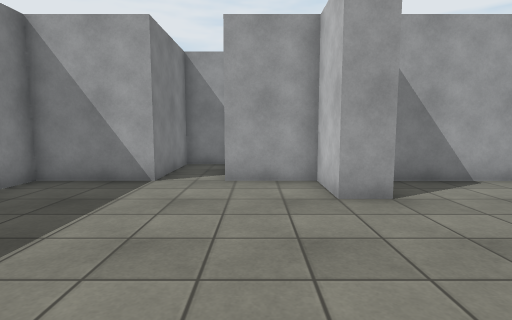
view 1 (above)

12 first-person views from a walk through a Unity game level. The camera is 1.3 m above the floor, tilts 6° down and sees 80° across. The floor is counted in squares, 1 m on a side. Each view is taken from the middle of a square. On the plan, view 1 faces up. The plan holds only what a view shows up to about 14 squares ahead; the rest is blank. The player character is not drawn. Surface patterns are stand-ins for the level's own textures.

view 2
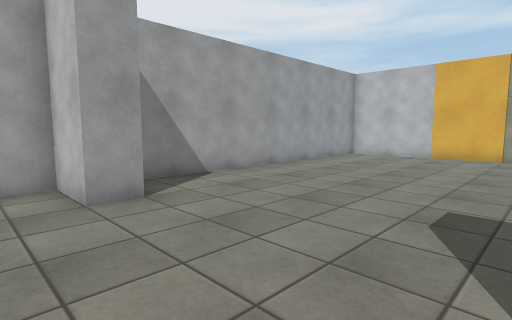

view 3
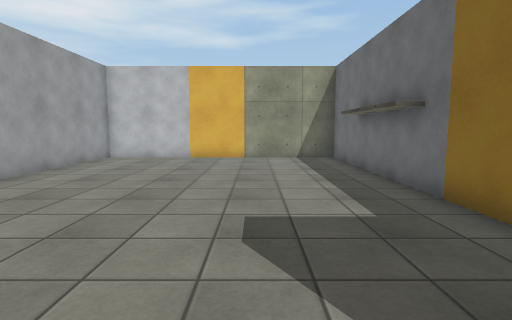

view 4
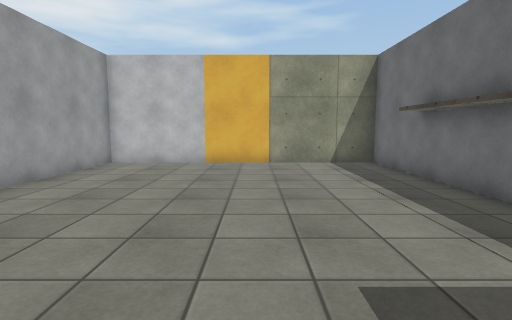

view 5
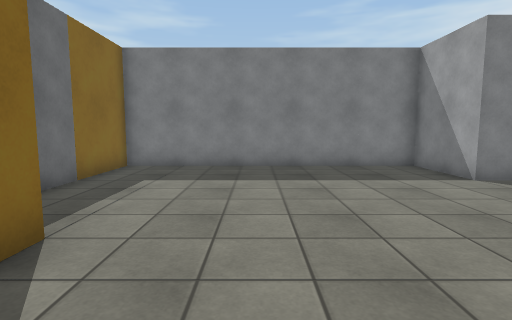

view 6
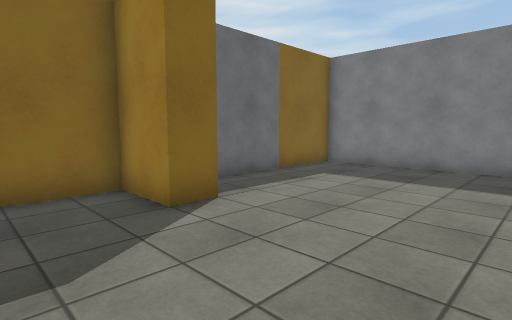

view 7
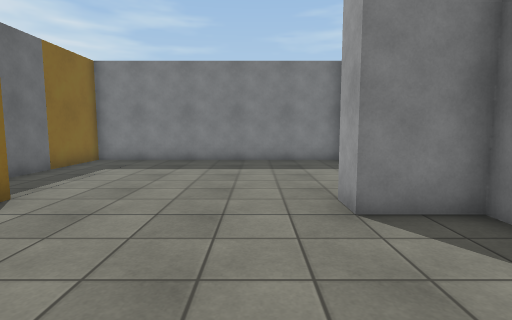

view 8
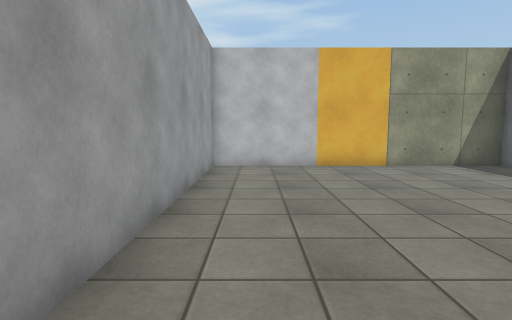

view 9
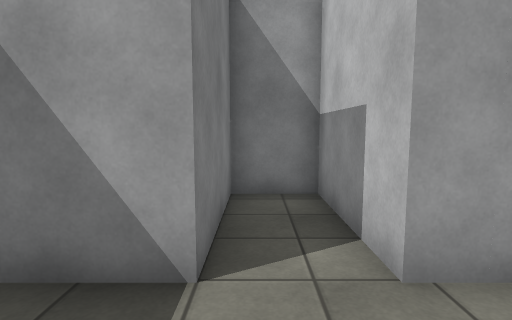

view 10
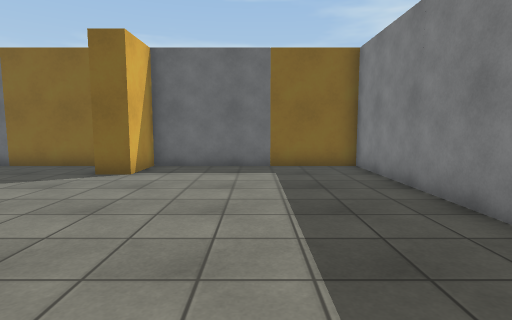

view 11
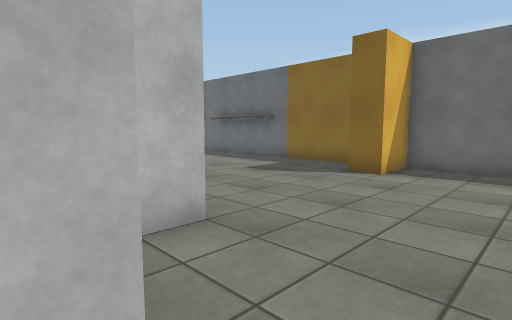

view 12
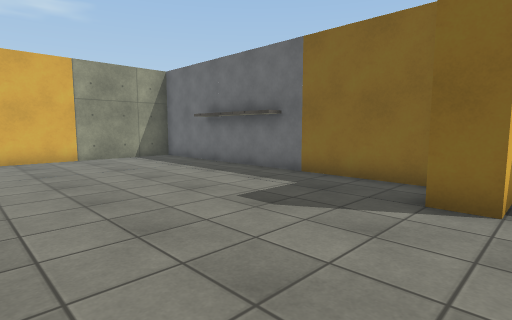

### Floor plan
Points are (right, up) in squares from view 1. A wall is a line through its corners. A room is listed if a view was taken in it or the views show most of it. See-through windows are left out.
Room 1 (views 1, 2, 3, 4, 5, 6, 7, 8, 9, 10, 11, 12)
walls: (2.5, 5.5) (1.5, 5.5) (1.5, 7.4) (-0.8, 7.4) (-0.8, 11) (-2.5, 11) (-2.5, 7.4) (-5.4, 7.4) (-5.4, -2.4) (1.5, -2.4) (1.5, -0.5) (2.5, -0.5) (2.5, -2.4) (14.5, -2.4) (14.5, 7.4) (2.5, 7.4) (2.5, 5.5)

Positions as (right, up) in squares from view 1, and headings:
1: (0, 0), facing up
2: (0, 0), facing up-right
3: (1, 1), facing right
4: (3, 2), facing right
5: (5, 2), facing left
6: (5, 4), facing down-left
7: (7, 4), facing left
8: (4, 6), facing right
9: (-2, 5), facing up
10: (-2, 8), facing down
11: (-2, 8), facing down-right
12: (1, 5), facing down-right
